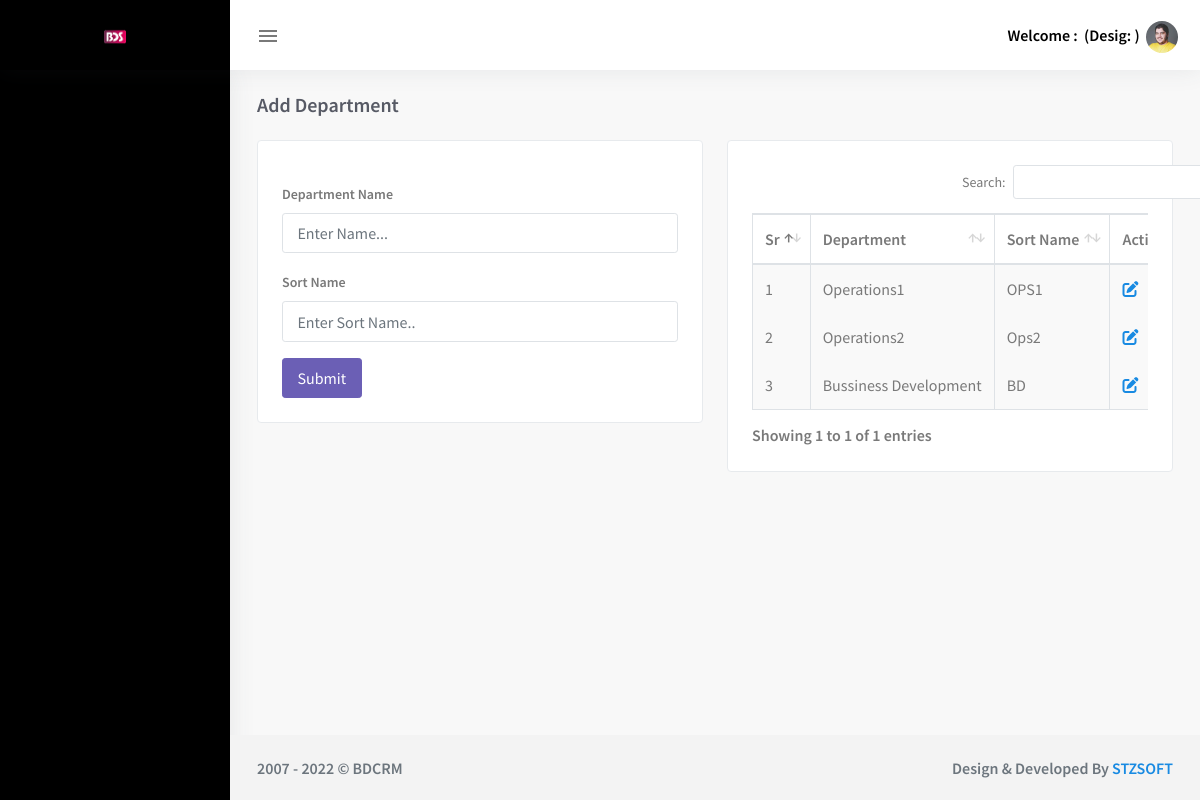
Page /master/add_departments on the committed database.
### tables this page shows
CREATE TABLE `master_department` (
  `id` int(10) NOT NULL,
  `dept_name` varchar(50) NOT NULL,
  `sort_name` varchar(40) NOT NULL,
  `status` int(10) NOT NULL DEFAULT 1 COMMENT '1=active,0=Inactive, ',
  `created_at` datetime NOT NULL DEFAULT current_timestamp()
);

### application/views/includes/template.php (called while the page is built, shortened)
<?php
$this->load->view("includes/header.php");
$this->load->view("includes/navbar.php");
$this->load->view("includes/left-sidebar.php");
$this->load->view("includes/right-sidebar.php");
$this->load->view($main_content);
?>

### application/controllers/Master.php (called while the page is built, shortened)
<?php if (!defined('BASEPATH')) exit('No direct script access allowed');
class Master  extends CI_Controller
{
    public function __construct()
    {
        $this->load->model("model");
    }
 public function add_departments($id = 0){
        $data['main_content'] = "main/add_department";
        $data['getAllDepartments'] = $this->model->getData('master_department', array('status' => '1'));
        if ($id != 0) {
            $data['getDepartment'] = $this->model->getData('master_department', array('status' => '1', 'id' => $id))[0];
        } else {
            $data['getDepartment'] = array();
        }
        $this->load->view("includes/template", $data);
    }
}

### index.php (called while the page is built, shortened)
<?php
require_once BASEPATH.'core/CodeIgniter.php';

### application/models/Model.php (called while the page is built, shortened)
<?php
class Model extends CI_Model {
	function getData($tableName, $where_data=array(), $where_in = array(), $like = array()){
        try{
			if (isset($tableName) && isset($where_data)) {
				$this->db->trans_start();
				if(!empty($where_data)){
					$this->db->where($where_data);
				}
				$query = $this->db->get($tableName);
				$this->db->trans_complete();
				if ($query->num_rows() > 0){
					$rows = $query->result_array();
					return $rows;
				}else{
					return false;
				}
			}else{
				return false;
			}
		} catch (Exception $e){
			return false;
		}
	}
}

### application/views/main/add_department.php (the view, shortened to what this page needs)
<div class="content-page">
    <div class="content">
        <div class="container-fluid">
            <?php
            if (!empty($getDepartment)) {
                $dept_name = $getDepartment['dept_name'];
                $sort_name = $getDepartment['sort_name'];
                $dep_id = $getDepartment['id'];
            } else {
                $dept_name = "";
                $sort_name = "";
                $dep_id = "";
            }
            ?>
            <div class="row">
                <div class="col-12">
                    <div class="page-title-box">
                        <?php
                            if($dep_id==''){
                                echo " <h4 class='page-title'>Add Department</h4>";
                            }else{
                                echo " <h4 class='page-title'>Edit Department</h4>";
                            }
                        ?>
                    </div>
                </div>
            </div>
            <div class="row">
                <div class="col-lg-6">
                    <div class="card-box">
                        <form action="<?php echo base_url('master/submit_departments'); ?>" method="post">
                            <div class="form-group">
                                <label>Department Name</label>
                                <input type="text" name="department_name" class="form-control" placeholder="Enter Name..." required="" value="<?= $dept_name;  ?>">
                            </div>
                            <div class="form-group">
                                <label>Sort Name</label>
                                <input type="text" name="sort_name" class="form-control" placeholder="Enter Sort Name.." required="" value="<?= $sort_name; ?>">
                            </div>
                            <?php
                            if($dep_id==''){
                                echo " <button type='submit' class='btn btn-purple waves-effect waves-light'>Submit</button>";
                            }else{
                                echo " <button type='submit' class='btn btn-purple waves-effect waves-light'>Update</button>";
                            }
                        ?>
                        </form>
                    </div>
                </div>
                <div class="col-lg-6">
                    <div class="card-box">
                        <table id="datatable-fixed-col" class="table table-striped table-bordered dt-responsive nowrap" style="border-collapse: collapse; border-spacing: 0; width: 100%;">
                            <thead>
                                <tr>
                                    <th>Sr</th>
                                    <th>Department</th>
                                    <th>Sort Name</th>
                                    <th>Action</th>
                                </tr>
                            </thead>
                            <?php
                            if (!empty($getAllDepartments)) {
                                foreach ($getAllDepartments as $k => $value) {
                            ?>
                                    <tbody>
                                        <tr>
                                            <td><?php echo $k+1; ?></td>
                                            <td><?php echo $value['dept_name'] ?></td>
                                            <td><?php echo $value['sort_name'] ;?></td>
                                            <td><a href="<?php echo base_url("master/add_departments/"); ?><?php echo $value['id']; ?>"><i class="fa-solid fa-pen-to-square"></i></a></td>
                                        </tr>
                                    </tbody>
                            <?php
                                }
                            }
                            ?>
                        </table>
                    </div>
                </div>
            </div>
        </div>
    </div>
</div>

### rows in the picture
master_department: dept_name "Operations1", sort_name "OPS1"
master_department: dept_name "Operations2", sort_name "Ops2"
master_department: dept_name "Bussiness Development", sort_name "BD"
